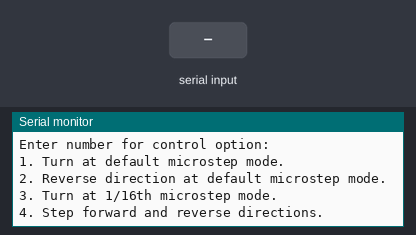
A sketch run on a simulated Arduino Uno, built with avr-gcc and run on an emulated ATmega328P. Shown: the last lines printed to the serial monitor. The test bench sets the inputs (shaded band).

Above: at 1.3 s.
1.4 s: "1" received over Serial
At 2.6 s:
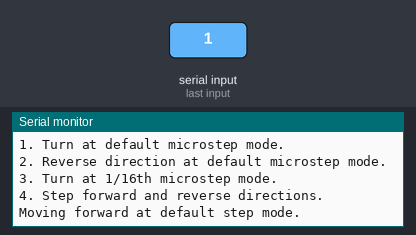
4.4 s: "2" received over Serial
At 4.9 s:
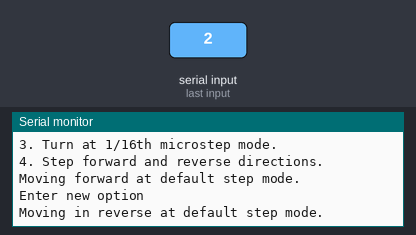
5.9 s: "3" received over Serial
At 7.6 s:
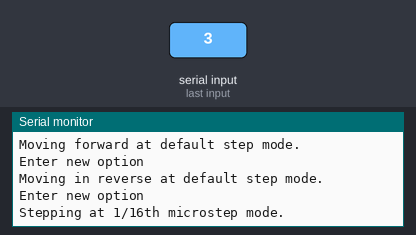
7.9 s: "0" received over Serial
At 9.8 s:
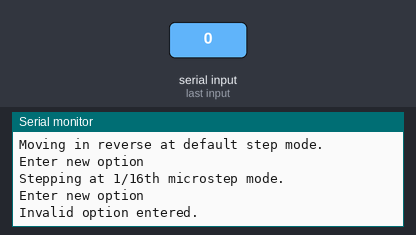

Measured:
- after the input at 1.4 s, the serial monitor: prints a new line at once (image 1)
- after the input at 4.4 s, the serial monitor: prints a new line at once (image 2)
- after the input at 5.9 s, the serial monitor: prints a new line after 0.54 s (image 3)
- after the input at 7.9 s, the serial monitor: prints a new line after 0.55 s (image 4)

The sketch:

test_stepper_motor.ino
```cpp
// (licence header left out)
//Declare pin functions on Arduino
#define STEP 2

//Declare variables for functions
char user_input;
int x;
int y;
int state;

void setup() {
  pinMode(STEP,OUTPUT);
  resetBEDPins(); //Set step, direction, microstep and enable pins to default states
  Serial.begin(9600); //Open Serial connection for debugging
  Serial.println("Begin motor control");
  Serial.println();


  //Print function list for user selection
  Serial.println("Enter number for control option:");
  Serial.println("1. Turn at default microstep mode.");
  Serial.println("2. Reverse direction at default microstep mode.");
  Serial.println("3. Turn at 1/16th microstep mode.");
  Serial.println("4. Step forward and reverse directions.");
  Serial.println();
}

//Main loop
void loop() {
  while(Serial.available()){
      user_input = Serial.read(); //Read user input and trigger appropriate function
      //digitalWrite(EN, LOW); //Pull enable pin low to set FETs active and allow motor control
      if (user_input =='1')
      {
         StepForwardDefault();
      }
      else if(user_input =='2')
      {
        ReverseStepDefault();
      }
      else if(user_input =='3')
      {
        SmallStepMode();
      }
      else if(user_input =='4')
      {
        //ForwardBackwardStep();
      }
      else
      {
        Serial.println("Invalid option entered.");
      }
      resetBEDPins();
  }
}

//Reset Big Easy Driver pins to default states
void resetBEDPins()
{
  digitalWrite(STEP,LOW);
}

//Default microstep mode function
void StepForwardDefault()
{
  Serial.println("Moving forward at default step mode.");
  //digitalWrite(dir, LOW); //Pull direction pin low to move "forward"
  for(x= 1; x<1000; x++)  //Loop the forward stepping enough times for motion to be visible
  {
    digitalWrite(STEP,HIGH); //Trigger one step forward
    delay(1);
    digitalWrite(STEP,LOW); //Pull step pin low so it can be triggered again
    delay(1);
  }
  Serial.println("Enter new option");
  Serial.println();
}

//Reverse default microstep mode function
void ReverseStepDefault()
{
  Serial.println("Moving in reverse at default step mode.");
  //digitalWrite(dir, HIGH); //Pull direction pin high to move in "reverse"
  for(x= 1; x<1000; x++)  //Loop the forward stepping enough times for motion to be visible
  {
    digitalWrite(STEP,HIGH); //Trigger one step forward
    delay(1);
    digitalWrite(STEP,LOW); //Pull step pin low so it can be triggered again
    delay(1);
  }
  Serial.println("Enter new option");
  Serial.println();
}

// 1/16th microstep foward mode function
void SmallStepMode()
{
  Serial.println("Stepping at 1/16th microstep mode.");
//  digitalWrite(dir, LOW); //Pull direction pin low to move "forward"
//  digitalWrite(MS1, HIGH); //Pull MS1,MS2, and MS3 high to set logic to 1/16th microstep resolution
//  digitalWrite(MS2, HIGH);
//  digitalWrite(MS3, HIGH);
  for(x= 1; x<1000; x++)  //Loop the forward stepping enough times for motion to be visible
  {
    digitalWrite(STEP,HIGH); //Trigger one step forward
    delay(1);
    digitalWrite(STEP,LOW); //Pull step pin low so it can be triggered again
    delay(1);
  }
  Serial.println("Enter new option");
  Serial.println();
}

//Forward/reverse stepping function
void ForwardBackwardStep()
{
  Serial.println("Alternate between stepping forward and reverse.");
  for(x= 1; x<5; x++)  //Loop the forward stepping enough times for motion to be visible
  {
    //Read direction pin state and change it
    //state=digitalRead(dir);
    if(state == HIGH)
    {
      //digitalWrite(dir, LOW);
    }
    else if(state ==LOW)
    {
      //digitalWrite(dir,HIGH);
    }

    for(y=1; y<1000; y++)
    {
      digitalWrite(STEP,HIGH); //Trigger one step
      delay(1);
      digitalWrite(STEP,LOW); //Pull step pin low so it can be triggered again
      delay(1);
    }
  }
  Serial.println("Enter new option");
  Serial.println();
}
```
